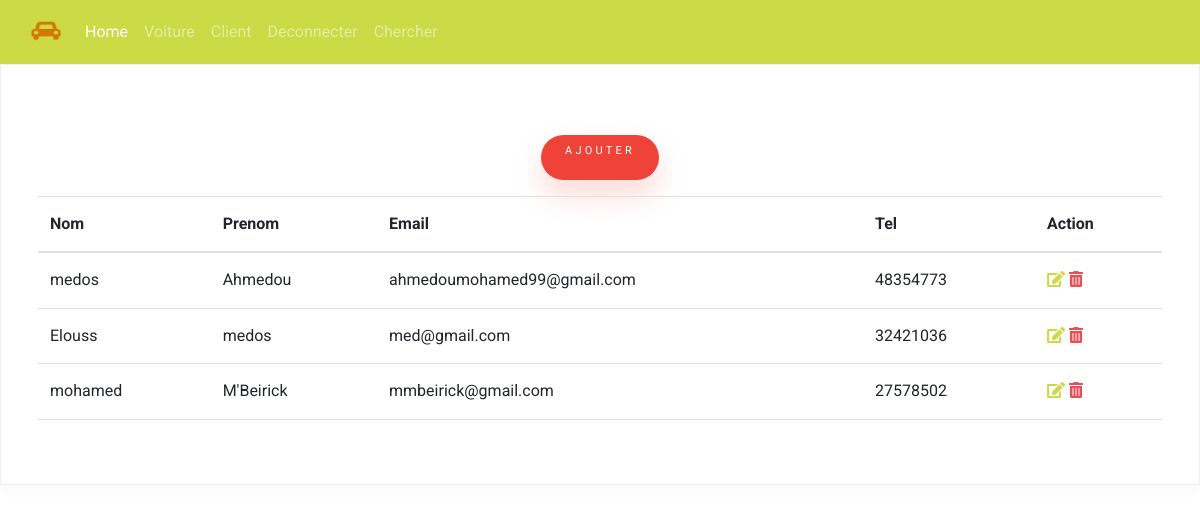
Before: /clientt/ with the older database file.
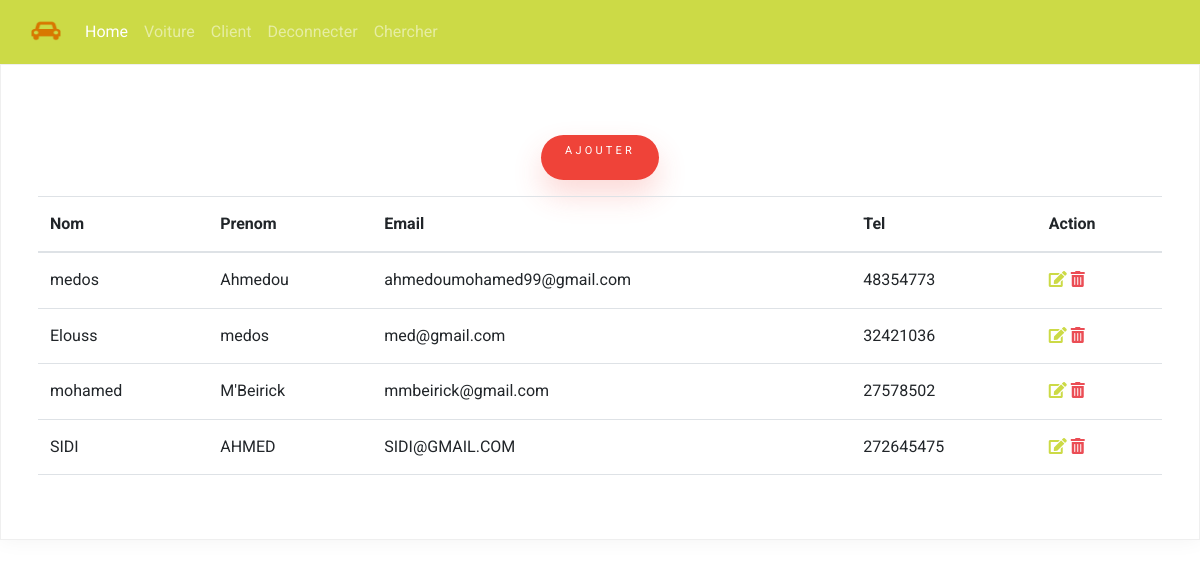
After: the same page with the newer database file.
### Bourse/models.py (models this page shows, shortened)
class Client(models.Model):
    nom = models.CharField(max_length=50)
    prenom = models.CharField(max_length=50)
    email = models.EmailField(max_length=50)
    tel = models.IntegerField()

### Bourse/views.py (the view)
# urls.py: path('clientt/',views.clientt, name="clientt"),
def clientt(request):
    clientt = Client.objects.all()
    return render(request, 'Bourse/Clientt.html',{'clientt':clientt})

### Bourse/templates/Bourse/Clientt.html (shortened to what this page needs)
{% extends 'Bourse/Principale.html' %}
{% load static%}
{% block content %}
<!doctype html>
<html lang="en">
  <head>
    <link rel="stylesheet" href="{% static 'formaj/fonts/icomoon/style.css' %}">
    <link rel="stylesheet" href="{% static 'formaj/css/bootstrap.min.css' %} ">
    <link rel="stylesheet" href="{% static 'formaj/css/style.css' %}">
  </head>
  <body>
      <div class="row align-items-stretch no-gutters contact-wrap">
        <div class="col-md-12">
          <div class="form h-100">
<div class="row" >
  <center>
  <h6 class=""><a class="btn btn-primary rounded-0 py-2 px-4" href="{% url 'Ajoutclient' %}">Ajouter</a></h6>
  </center>
<div class="container p-2">
          <table class="table">
            <thead>
           <tr>
          <th scope="col">Nom</th>
          <th scope="col">Prenom</th>
          <th scope="col">Email</th>
          <th scope="col">Tel</th>
          <th scope="col">Action</th>
        </tr>
      </thead>
      <tbody>
        {% for item in clientt %}
          <tr>
        <td>{{item.nom}}</td>
        <td>{{item.prenom}}</td>
        <td>{{item.email}}</td>
        <td>{{item.tel}}</td>
        <td>
                     <a  href="{% url 'modifierclient' item.id %}" > <i class="fas fa-edit"></i></a>
                     <a class="text-danger" href="{% url 'supprimerclient' item.id %}" ><i class="fas fa-trash-alt"></i></a>
        </td>
         </tr>
        {% endfor %}
    </tbody>
  </table>
</div>
</div>
</div>
{% endblock %}

Changed rows visible on the page:
added Client: nom "SIDI", prenom "AHMED", email "SIDI@GMAIL.COM", tel "272645475"
